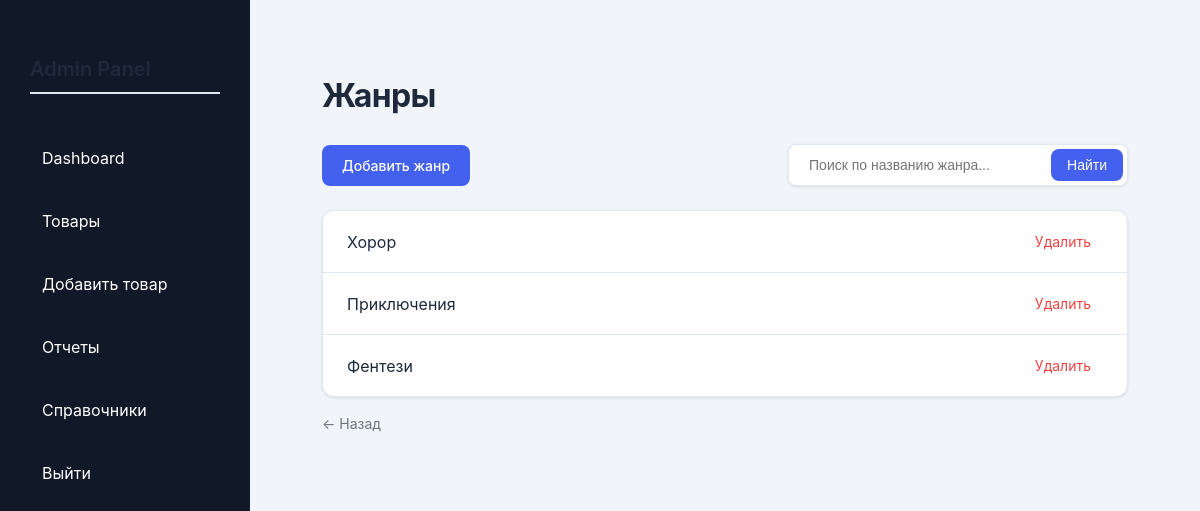
Page /admin-panel/genres/ on the earlier database version.
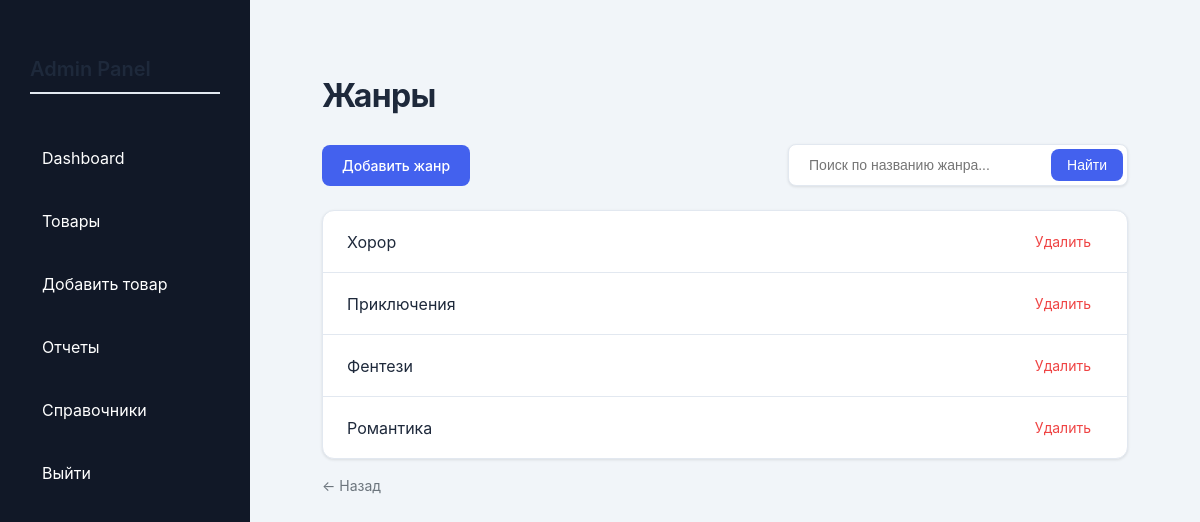
Same page on the later database version.
### shop/models.py (models this page shows, shortened)
class Genre(models.Model):
    name = models.CharField(max_length=100, verbose_name="Жанр",unique=True)
    class Meta:
        verbose_name = "Жанр"
        verbose_name_plural = "Жанры"

### admin_panel/views.py (the view)
# urls.py: path('genres/', views.genre_list, name='genre_list'),
def genre_list(request):
    q = request.GET.get('q')
    genres = Genre.objects.all()
    if q:
        genres = genres.filter(name__icontains=q)
    return render(request, 'admin_panel//dictionaries/genres/genres.html', {
        'genres': genres
    })

### cart/context_processors.py (called while the page is built)
def cart(request):
    if request.user.is_authenticated:
        buyer = getattr(request.user, 'buyer', None)
        if buyer:
            count = Cart.objects.filter(
                buyer=buyer
            ).aggregate(
                total=Sum('quantity')
            )['total'] or 0
        else:
            count = 0
    else:
        count = 0
    return {
        'cart_item_count': count
    }

### admin_panel/templates/admin_panel/dictionaries/genres/genres.html (shortened to what this page needs)
{% extends 'admin_panel/base.html' %}
{% load static %}
{% block extra_css %}
<link rel="stylesheet" href="{% static 'admin_panel/css/index.css' %}">
{% endblock %}
{% block content %}
<div class="container">
    <h1>Жанры</h1>
    <div class="action-bar">
        <a href="{% url 'admin_panel:genre_create' %}" class="btn">
            Добавить жанр
        </a>
        <form method="get" class="search-box">
            <input type="text" name="q" placeholder="Поиск по названию жанра..." value="{{ search_query }}">
            <button type="submit">Найти</button>
        </form>
    </div>
    <div class="list">
        {% for genre in genres %}
            <div class="list-item">
                <span>{{ genre.name }}</span>
                <a href="{% url 'admin_panel:genre_delete' genre.id %}" onclick="return confirm('Удалить жанр «{{ genre.name }}»?')">
                    Удалить
                </a>
            </div>
        {% endfor %}
    </div>
    <a href="javascript:history.back()" class="back-link">
        ← Назад
    </a>
</div>
{% endblock %}

Differences in the rows shown:
added Genre: name "Романтика"
